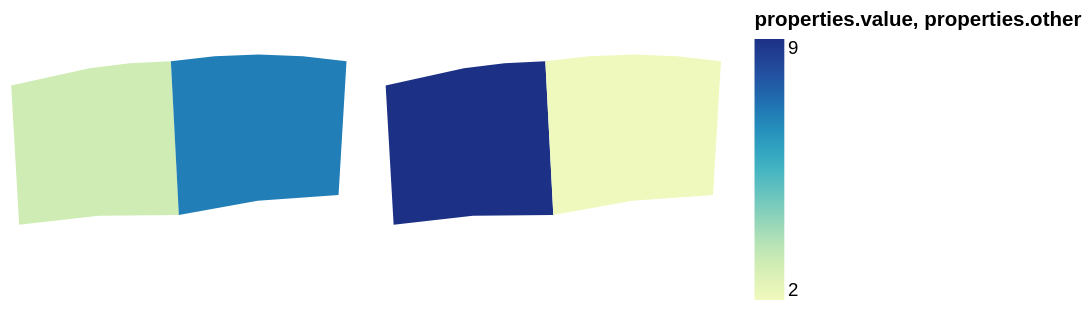

Source (Vega-Lite JSON):
### Vega-Lite specification from a JSON file in a GitHub repository (floating-point values rounded to 4 significant figures)
{"$schema": "https://vega.github.io/schema/vega-lite/v6.json", "padding": 5, "autosize": "pad", "repeat": ["properties.value", "properties.other"], "spec": {"width": 180, "height": 140, "data": {"values": {"type": "FeatureCollection", "features": [{"type": "Feature", "properties": {"value": 3, "other": 9}, "geometry": {"type": "Polygon", "coordinates": [[[-11, 48], [9, 50], [10, 36], [-10, 35], [-11, 48]]]}}, {"type": "Feature", "properties": {"value": 7, "other": 2}, "geometry": {"type": "Polygon", "coordinates": [[[9, 50], [31, 50], [30, 38], [10, 36], [9, 50]]]}}]}, "format": {"property": "features"}}, "projection": {"type": "mercator"}, "mark": "geoshape", "encoding": {"color": {"field": {"repeat": "repeat"}, "type": "quantitative"}}}}
